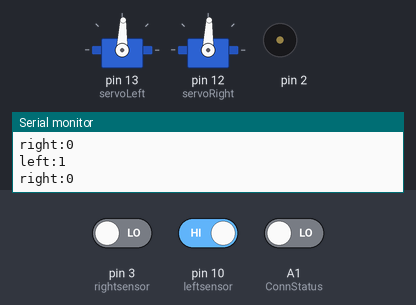
This sketch was run on a simulated Arduino Uno, built with avr-gcc and run on an emulated ATmega328P. On the bench: 2 × servo, buzzer (waves = sounding), the last lines printed to the serial monitor. Inputs (shaded band) come from the test bench; at power-on: pin 3 (rightsensor) LOW, pin 10 (leftsensor) HIGH, A1 (ConnStatus) LOW.

Above: at 7.2 s.
7.3 s: pin 3 (rightsensor) driven HIGH
At 9.9 s:
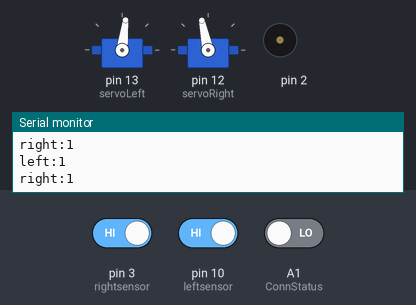
11.5 s: pin 10 (leftsensor) driven LOW
At 13.9 s:
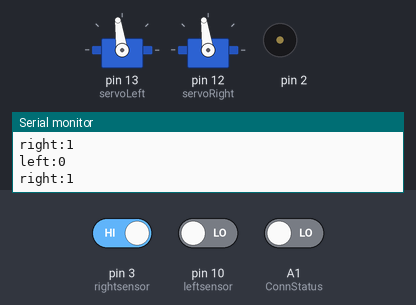
15.7 s: pin 3 (rightsensor) driven LOW
At 18.0 s:
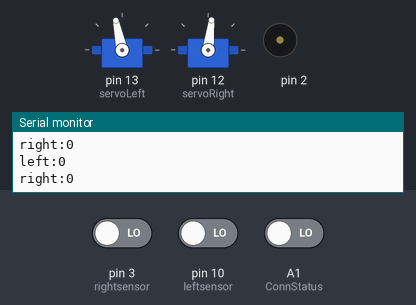
19.9 s: pin 10 (leftsensor) driven HIGH
At 22.0 s:
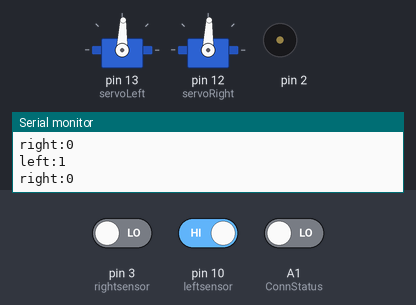
Timing chart, 0 to 25.1 s (numbered marks = the images above; inputs shaded):
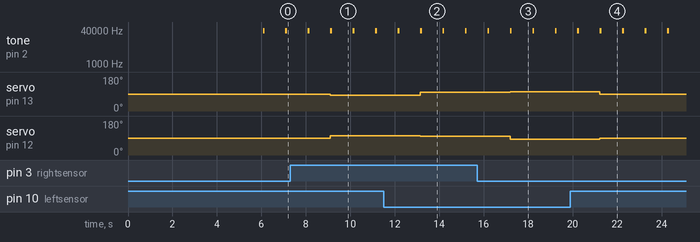

Measured:
- after the input at 7.3 s, servo on pin 13 (servoLeft): 88° → 83° after 1.8 s; servo on pin 12 (servoRight): 88° → 102° after 1.8 s
- after the input at 11.5 s, servo on pin 13 (servoLeft): 83° → 98° after 1.6 s; servo on pin 12 (servoRight): 102° → 98° after 1.6 s
- after the input at 15.7 s, servo on pin 13 (servoLeft): 98° → 102° after 1.5 s; servo on pin 12 (servoRight): 98° → 83° after 1.5 s
- after the input at 19.9 s, servo on pin 13 (servoLeft): 102° → 88° after 1.3 s; servo on pin 12 (servoRight): 83° → 88° after 1.3 s
- by itself, tone on pin 2: alternates 36500 Hz for 0.08 s and silent for 0.93 s

The sketch:

Slave.ino
```cpp
//-----------------------------------------------------------------------------------------------------------//
//                                                                                                           //
//  Slave_ELEC1601_Student_2019_v3                                                                           //
//  The Instructor version of this code is identical to this version EXCEPT it also sets PIN codes           //
//  20191008 Peter Jones                                                                                     //
//                                                                                                           //
//  Bi-directional passing of serial inputs via Bluetooth                                                    //
//  Note: the void loop() contents differ from "capitalise and return" code                                  //
//                                                                                                           //
//  This version was initially based on the 2011 Steve Chang code but has been substantially revised         //
//  and heavily documented throughout.                                                                       //
//                                                                                                           //
//  20190927 Ross Hutton                                                                                     //
//  Identified that opening the Arduino IDE Serial Monitor asserts a DTR signal which resets the Arduino,    //
//  causing it to re-execute the full connection setup routine. If this reset happens on the Slave system,   //
//  re-running the setup routine appears to drop the connection. The Master is unaware of this loss and      //
//  makes no attempt to re-connect. Code has been added to check if the Bluetooth connection remains         //
//  established and, if so, the setup process is bypassed.                                                   //
//                                                                                                           //
//-----------------------------------------------------------------------------------------------------------//

#include <SoftwareSerial.h>   //Software Serial Port

#define RxD 7
#define TxD 6
#define ConnStatus A1

#define DEBUG_ENABLED  1

// ##################################################################################
// ### EDIT THE LINES BELOW TO MATCH YOUR SHIELD NUMBER AND CONNECTION PIN OPTION ###
// ##################################################################################

int shieldPairNumber = 16;

// CAUTION: If ConnStatusSupported = true you MUST NOT use pin A1 otherwise "random" reboots will occur
// CAUTION: If ConnStatusSupported = true you MUST set the PIO[1] switch to A1 (not NC)

boolean ConnStatusSupported = true;   // Set to "true" when digital connection status is available on Arduino pin

// #######################################################

// The following two string variable are used to simplify adaptation of code to different shield pairs

String slaveNameCmd = "\r\n+STNA=Slave";   // This is concatenated with shieldPairNumber later

SoftwareSerial blueToothSerial(RxD,TxD);

int leftsensor = 10;
int rightsensor = 3;
int left = 0;
int right = 0;

#include <Servo.h>                      // Include servo library

Servo servoLeft;                        // Declare left and right servos

Servo servoRight;

void setup()
{
    Serial.begin(9600);
    blueToothSerial.begin(38400);                    // Set Bluetooth module to default baud rate 38400
    delay(1000);
    pinMode(leftsensor, INPUT);
    pinMode(rightsensor, INPUT);
    pinMode(9, OUTPUT);
    pinMode(2, OUTPUT);
    servoLeft.attach(13);
    servoRight.attach(12);
    pinMode(RxD, INPUT);
    pinMode(TxD, OUTPUT);
    pinMode(ConnStatus, INPUT);

    //  Check whether Master and Slave are already connected by polling the ConnStatus pin (A1 on SeeedStudio v1 shield)
    //  This prevents running the full connection setup routine if not necessary.

    if(ConnStatusSupported) Serial.println("Checking Slave-Master connection status.");

    if(ConnStatusSupported && digitalRead(ConnStatus)==1)
    {
        Serial.println("Already connected to Master - remove USB cable if reboot of Master Bluetooth required.");
    }
    else
    {
        Serial.println("Not connected to Master.");

        setupBlueToothConnection();   // Set up the local (slave) Bluetooth module

        delay(1000);                  // Wait one second and flush the serial buffers
        Serial.flush();
        blueToothSerial.flush();
    }
}


void loop()
{
    char recvChar;

    while(1)
    {
        tone(9, 36500, 80);
        tone(2, 36500, 80);
        delay(10);
        left = digitalRead(leftsensor);
        right = digitalRead(rightsensor);

        // 0 white  1 black
        Serial.print("left:");
        Serial.println(left);
        Serial.print("right:");
        Serial.println(right);
        delay(1000);

        if ( left == 0 && right == 1 ){
          servoRight.writeMicroseconds(1550);
          servoLeft.writeMicroseconds(1550);
        }else if ( left == 1 && right == 0 ){
          servoRight.writeMicroseconds(1450);
          servoLeft.writeMicroseconds(1450);
        }else if ( left == 0 && right == 0){
          servoRight.writeMicroseconds(1400);
          servoLeft.writeMicroseconds(1600);
        }else if ( left == 1 && right == 1){
          servoRight.writeMicroseconds(1600);
          servoLeft.writeMicroseconds(1400);
        }

//        if(left < 930 && right < 930){
//          servoLeft.writeMicroseconds(1700);
//          servoRight.writeMicroseconds(1300);
//
//        }else if(left > 930 && right < 930){ //detected white color hence turn right
//          servoLeft.writeMicroseconds(1700);
//          servoRight.writeMicroseconds(1400);
//        }else if(right > 930 && left < 930){
//          servoLeft.writeMicroseconds(1400);
//          servoRight.writeMicroseconds(1700);
//        }else if(left> 930 && right> 930){
//          servoLeft.detach();
//          servoRight.detach();
//        }


        if(blueToothSerial.available())   // Check if there's any data sent from the remote Bluetooth shield
        {
            recvChar = blueToothSerial.read();
            char pos = recvChar;
            Serial.print(recvChar);

            if ( pos = 'r'){
              servoRight.writeMicroseconds(1550);
              servoLeft.writeMicroseconds(1550);
            }else if ( pos = 'l'){
              servoRight.writeMicroseconds(1450);
              servoLeft.writeMicroseconds(1450);
            }else if ( pos = 'u'){
              servoRight.writeMicroseconds(1400);
              servoLeft.writeMicroseconds(1600);
            }else if ( pos = 'd'){
              servoRight.writeMicroseconds(1600);
              servoLeft.writeMicroseconds(1400);
            }else {
              servoRight.writeMicroseconds(1500);
              servoLeft.writeMicroseconds(1500);
            }


//            // sending float value
//            if (pos == 'x'){
//              recvChar = blueToothSerial.read();
//              Serial.print(recvChar);
//              int val = int(recvChar);
//              if(val < 0){ //turn right
//                servoRight.writeMicroseconds(1300 - val);
//                servoLeft.writeMicroseconds(1700);
//              }else if(val > 0){ // turn left
//                servoLeft.writeMicroseconds(1700 - val);
//                servoRight.writeMicroseconds(1300);
//              }
//            }else if(pos == 'y'){
//              recvChar = blueToothSerial.read();
//              Serial.print(recvChar);
//              int val = int(recvChar);
//              servoLeft.writeMicroseconds(1500 + val);
//              servoRight.writeMicroseconds(1500 - val);
//            }
        }

        if(Serial.available())            // Check if there's any data sent from the local serial terminal. You can add the other applications here.
        {
            recvChar  = Serial.read();
            Serial.print(recvChar);
            blueToothSerial.print(recvChar);
        }
    }
}


void setupBlueToothConnection()
{
    Serial.println("Setting up the local (slave) Bluetooth module.");

    slaveNameCmd += shieldPairNumber;
    slaveNameCmd += "\r\n";

    blueToothSerial.print("\r\n+STWMOD=0\r\n");      // Set the Bluetooth to work in slave mode
    blueToothSerial.print(slaveNameCmd);             // Set the Bluetooth name using slaveNameCmd
    blueToothSerial.print("\r\n+STAUTO=0\r\n");      // Auto-connection should be forbidden here
    blueToothSerial.print("\r\n+STOAUT=1\r\n");      // Permit paired device to connect me

    //  print() sets up a transmit/outgoing buffer for the string which is then transmitted via interrupts one character at a time.
    //  This allows the program to keep running, with the transmitting happening in the background.
    //  Serial.flush() does not empty this buffer, instead it pauses the program until all Serial.print()ing is done.
    //  This is useful if there is critical timing mixed in with Serial.print()s.
    //  To clear an "incoming" serial buffer, use while(Serial.available()){Serial.read();}

    blueToothSerial.flush();
    delay(2000);                                     // This delay is required

    blueToothSerial.print("\r\n+INQ=1\r\n");         // Make the slave Bluetooth inquirable

    blueToothSerial.flush();
    delay(2000);                                     // This delay is required

    Serial.println("The slave bluetooth is inquirable!");
}
```
